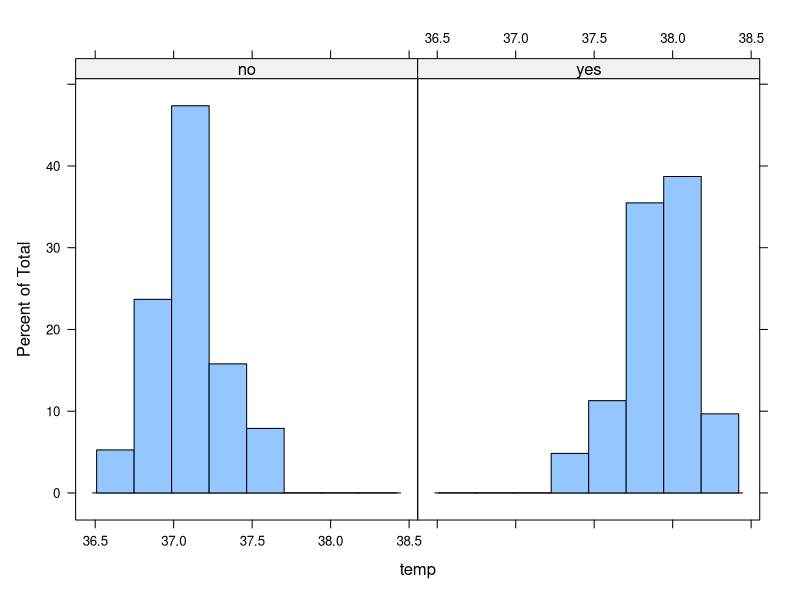
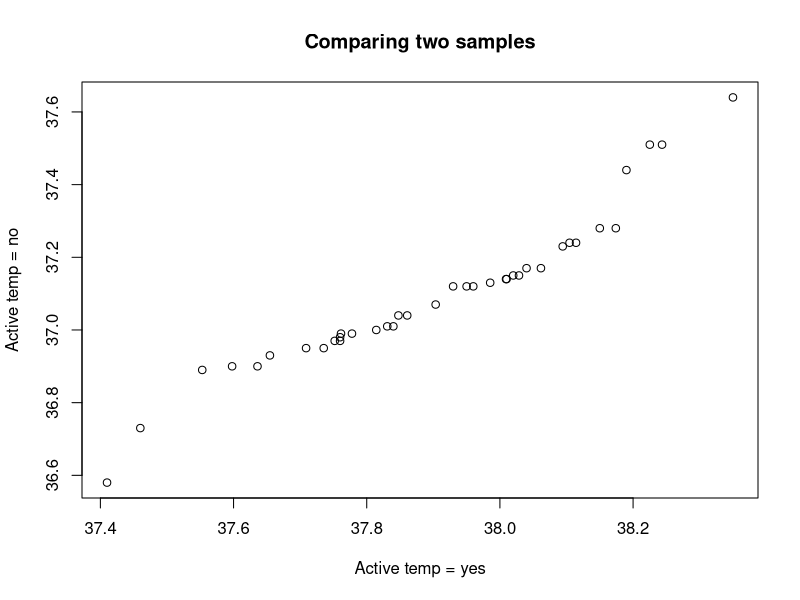
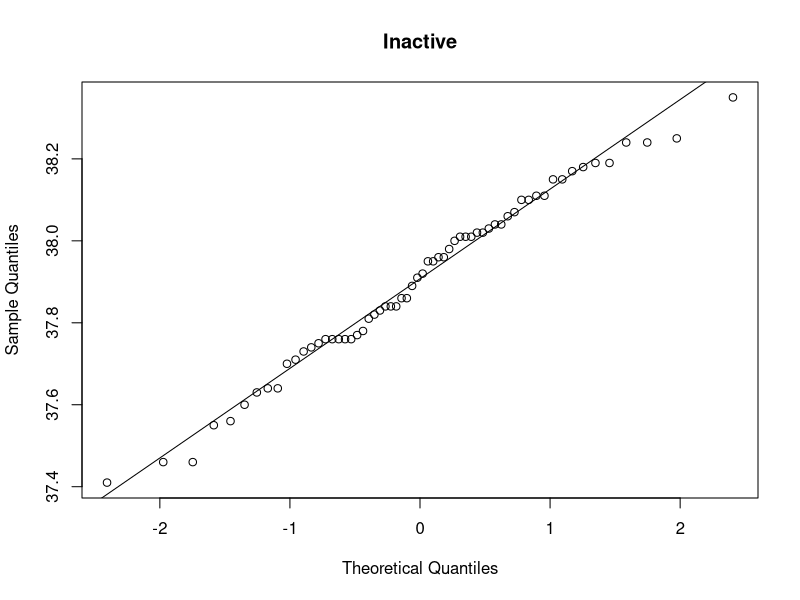

Here is the R script that generated these plots, in order: (Note: this script raises an error after producing the figures.)
str(beaver2)
transformed_beaver_data <- transform(beaver2, activ = factor(activ, labels = c("no", "yes")))
library("lattice")
#The histigram uses one sided formula so we don't specify anything left of~
histogram(~temp | activ, data = transformed_beaver_data)
#Quantiles-quantile (QQ) plot allows us to compare the quantiles of both samples
#we use square brackets to select the cases that are required for us

with(transformed_beaver_data, qqplot(temp[activ == "yes"],
                                     temp[activ == "no"],
                                     main = "Comparing two samples",
                                     xlab = "Active temp = yes",
                                     ylab = "Active temp = no" ))

#Using a qq plot to check for normality
# qqn function plots your sample
# aganist a normal distribution
with(transformed_beaver_data, {
  qqnorm(temp[activ == "yes"],
         main = "Inactive")
  qqline(temp[activ == "yes"])
  
})


# Formal test for normaltiy using the Shapiro-wilks test

normality_test <- shapiro.test(transformed_beaver_data$temp)
normality_test$p.value
# p value indicates whether the sample comes from a normal distribution
# p value is clearly lower than 0.05 so it is not normally distributed

with(transformed_beaver_data, tapply(temp, activ, shapiro.test))

# Comparing 2 samples - most widely used test
# eg comparing mileage in cars with manual and auto gearboxes
# R provides 2 tests for comparing numerical data
# which are the t-test and Wilcoxen test
# t-test = normally distributed data
# Wilcoxen test = non-normal distributed data

str(transformed_beaver_data)
t.test(temp ~ activ, data = transformed_beaver_data)

# t = test statistic
# df = degrees of freedom
# p = p value. Small p value means that the mean of both samples
# differs significantly
# Alternative hyothesis = what you can conclude if the 
# p-value is lower than the limit for significance (<0.05)
# This shows that the true mean of the difference is not 0
# ie we reject the null hypothesis
# 95 percent confidence interval contains the difference between the
# means with 85% probability. In this case the difference between the
# means lies probably between 0.72 and 0.89

# we can also use two separate vectors for the samples you want
# to compare and pass both to the function

with(transformed_beaver_data, t.test(temp[activ == "yes"], 
                                     temp[activ == "no"]))

# we can use the Wilcox.test() function
# for data that deviates from normality
# This test examines whether the centre of the data
# differs for both samples

wilcox.test(temp ~ activ, data = transformed_beaver_data)
# This test is same as the Mann-Whitney U test
# So R doesnt have a separate test for Mann-Whitney

# Sleep dataset contains data from 10 participants
# who are given 2 types of sleep medicines
# Researchers record the difference in sleep for
# each person with and withput drugs
str(sleep)

# Each participant gets both variants ~ data is therefore paired
# we want to know if both types of drug had effect on
# the length of the sleep

# T test and Wilcox test have a paired argument
t.test(extra ~ group, data = sleep, paired = TRUE)

# Example of patients involved in car accidents
# whether or not they wore a seat belt

survivors <- matrix(c(1781, 1443, 135, 47), ncol = 2)
colnames(survivors) <- c("survived", "died")
rownames(survivors) <- c("no seat belt", "seat belt")
survivors

# A proportion test can examine the probability
# that both proportions are the same
result_prop_test <- prop.test(survivors)
result_prop_test
